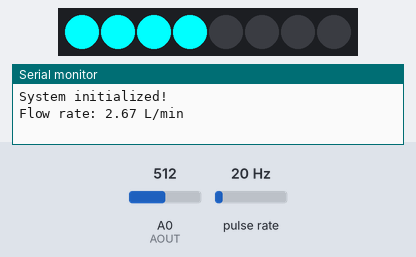
A sketch run on a simulated Arduino Uno, built with avr-gcc and run on an emulated ATmega328P. Shown: 8 RGB LEDs in strip order, left to right, the last lines printed to the serial monitor. Wiring (inferred from the names in the program): pulse sensor: data pin 2. The inputs (shaded band) are chosen by the test bench; at power-on: pulse rate 20 Hz, A0 (AOUT) = 512.

Above: at 1.6 s.
1.7 s: pulse rate (sensor on pin 2) set to 100 Hz
At 3.4 s:
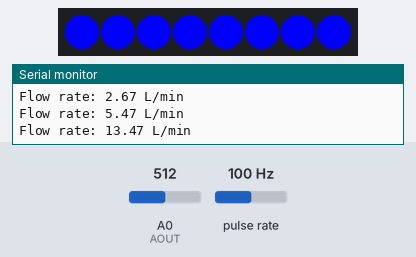
4.5 s: pulse rate (sensor on pin 2) set to 4 Hz
At 5.4 s:
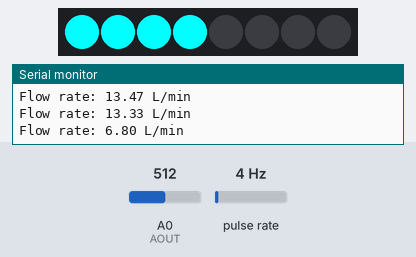
6.5 s: pulse rate (sensor on pin 2) set to 150 Hz
At 7.4 s:
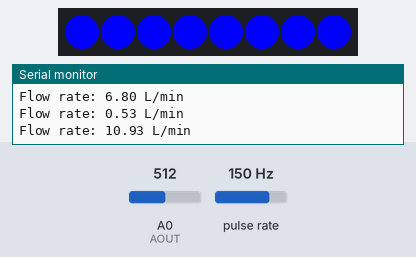
Timing chart, 0 to 9.5 s (numbered marks = the images above; inputs shaded):
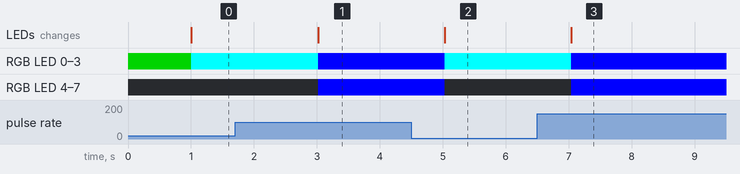

The sketch:

water_flow_LED_test.ino
```cpp
#include <Adafruit_NeoPixel.h>

// Ultrasonic sensor related
#define AOUT A0           // URM09 AOUT connected to A0
#define LED_PIN 6         // LED data pin connected to D6
#define NUMPIXELS 8       // Number of LEDs
#define CLOSE_DISTANCE 5  // Close distance threshold (cm)
#define MID_DISTANCE 10   // Mid distance threshold (cm)
#define MAX_DISTANCE 200   // Maximum allowed distance (cm)

// Water flow sensor related
#define FLOW_SENSOR_PIN 2 // Water flow sensor signal connected to D2
volatile int pulseCount = 0; // Used for interrupt counting
float flowRate = 0;          // Flow rate (unit: L/min)
unsigned long oldTime = 0;   // Last calculated time

Adafruit_NeoPixel pixels(NUMPIXELS, LED_PIN);

// Interrupt service function
void pulseCounter() {
  pulseCount++; // Increment count by 1 each time a falling edge is detected
}

void setup() {
  Serial.begin(9600);         // Initialize serial communication
  pixels.begin();             // Initialize LED
  pixels.clear();             // Ensure all LEDs are off
  pinMode(FLOW_SENSOR_PIN, INPUT_PULLUP); // Water flow sensor
  attachInterrupt(digitalPinToInterrupt(FLOW_SENSOR_PIN), pulseCounter, FALLING); // Configure interrupt trigger mode

  Serial.println("System initialized!");
}

void loop() {
  // Ultrasonic sensor part
  int sensorValue = analogRead(AOUT);
  float voltage = sensorValue * (3.0 / 1023.0); // Assume AOUT output range is 0-3.0V
  float distance = voltage * 100;              // 1cm = 10mV

  // Water flow sensor part
  unsigned long currentTime = millis();
  if (currentTime - oldTime >= 1000) { // Calculate flow rate every second
    detachInterrupt(digitalPinToInterrupt(FLOW_SENSOR_PIN)); // Temporarily disable interrupt
    flowRate = (pulseCount / 7.5); // 7.5 is the calibration factor for the sensor
    pulseCount = 0;               // Reset pulse count
    oldTime = currentTime;        // Update timestamp
    attachInterrupt(digitalPinToInterrupt(FLOW_SENSOR_PIN), pulseCounter, FALLING); // Restore interrupt

    Serial.print("Flow rate: ");
    Serial.print(flowRate);
    Serial.println(" L/min");
  }

  // Set LED color based on distance
  if (distance > MAX_DISTANCE || distance <= 0) {
    setLEDColor(255, 0, 0, NUMPIXELS); // Show red warning
  } else if (distance <= CLOSE_DISTANCE) {
    int redLEDs = map(distance, 0, CLOSE_DISTANCE, NUMPIXELS, 0);
    setLEDColor(255, 0, 0, redLEDs);
  } else if (distance <= MID_DISTANCE) {
    setLEDColor(128, 128, 0, NUMPIXELS / 2); // Show yellow
  } else {
    setLEDColor(0, 128, 0, NUMPIXELS / 2);   // Show green
  }

  // Change LED brightness or color based on flow rate
  if (flowRate > 10.0) {
    setLEDColor(0, 0, 255, NUMPIXELS); // Show blue to indicate high flow rate
  } else if (flowRate > 0) {
    setLEDColor(0, 255, 255, NUMPIXELS / 2); // Show cyan to indicate medium flow rate
  }

  delay(200); // Delay 200ms
}

// Set LED color and number of lit LEDs
void setLEDColor(uint8_t red, uint8_t green, uint8_t blue, int numLEDs) {
  pixels.clear();  // Clear current LED display
  for (int i = 0; i < numLEDs; i++) {
    pixels.setPixelColor(i, red, green, blue); // Set color for each pixel
  }
  pixels.show();  // Update display
}
```

Measured:
- after the input at 1.7 s, RGB LED 0–3: RGB(0, 255, 255) → RGB(0, 0, 255) after 1.3 s; RGB LED 4–7: off → RGB(0, 0, 255) after 1.3 s; the LEDs: change after 1.3 s (image 1)
- after the input at 4.5 s, RGB LED 0–3: RGB(0, 0, 255) → RGB(0, 255, 255) after 0.53 s; RGB LED 4–7: RGB(0, 0, 255) → off after 0.53 s; the LEDs: change after 0.53 s (image 2)
- after the input at 6.5 s, RGB LED 0–3: RGB(0, 255, 255) → RGB(0, 0, 255) after 0.54 s; RGB LED 4–7: off → RGB(0, 0, 255) after 0.54 s; the LEDs: change after 0.54 s (image 3)
